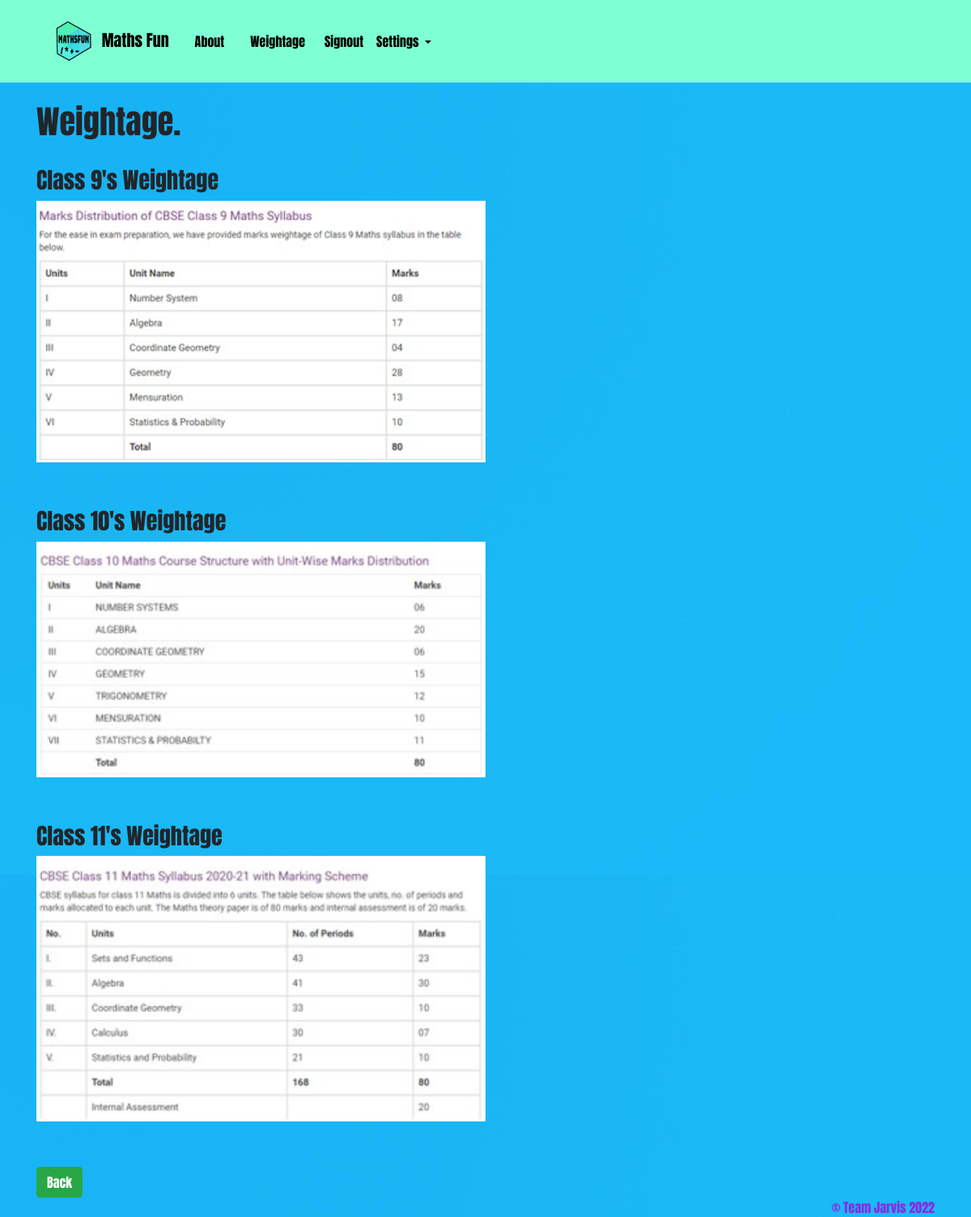
Page /MathsFun/Weightage/Standard (signed in) on the committed database.
### MathsFun/models.py (models this page shows, shortened)
class Weightage(models.Model):
    image = models.ImageField(upload_to = 'images/',blank = True)
    weight = models.TextField(max_length=5000)

### MathsFun/views.py (the view)
# urls.py: path('Weightage/Standard', views.weightage, name='weightage'),
@login_required
def weightage(request):
    wg = Weightage.objects.all()
    return render(request, 'MathsFun/Weightage.html', {'wg':wg})

### MathsFun/templates/MathsFun/Weightage.html
{% extends 'base.html' %}
{% load account %}
{% block content %}
<br/>
<h1>Weightage.</h1>
{% for i in wg.all %}
<br/>
<h3>{{ i.weight }}</h3>
<h6><img src= '{{ i.image.url }}' height = 50% width = 50% /></h6>
<br/>
{% endfor %}
<br/>
<a href="{% url 'home-page' %}" class = 'btn btn-success'>Back</a>
{% endblock %}

### rows in the picture
Weightage: weight "Class 9's Weightage", image (picture)
Weightage: weight "Class 10's Weightage", image (picture)
Weightage: weight "Class 11's Weightage", image (picture)
